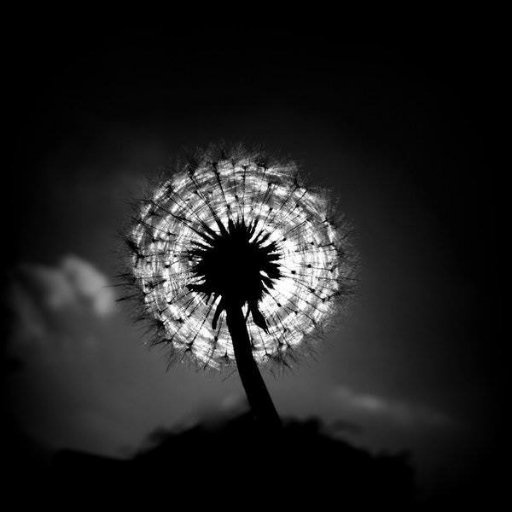
#> input picture MC920/temp/grayimage.jpg, 512 x 512 px, found by its file name
$ jupyter execute Untitled4.ipynb
#> lines starting #> are read from the running program, lines starting #| are printed output that depends on the picture
[cell 1]
import numpy as np
import cv2

img = cv2.imread('grayimage.jpg', cv2.IMREAD_GRAYSCALE)
#> img is the input picture: shape (512, 512); min 0, max 255, mean 31.5


#Negativ
#img = 255 - img

ratio = 50/127

img[:] = np.around(((ratio * img) + 100), decimals=0)
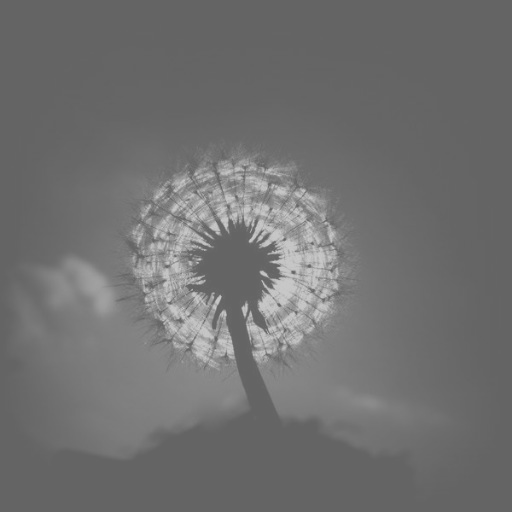
#> img: shape (512, 512); min 100, max 200, mean 112.4
print (img[0][0])
#| 100

#mirror columns
#img[::2] = img[::2,::-1]

#mirror rows
img[256:] = img[255::-1]
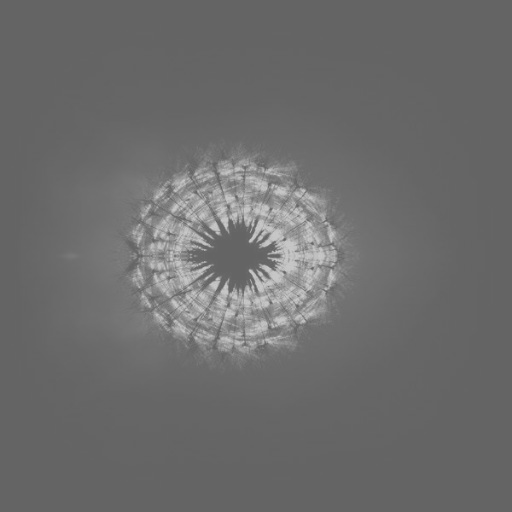
#> img: shape (512, 512); min 100, max 200, mean 108.6

cv2.imshow('image', img)

cv2.waitKey(0)
cv2.destroyAllWindows()
